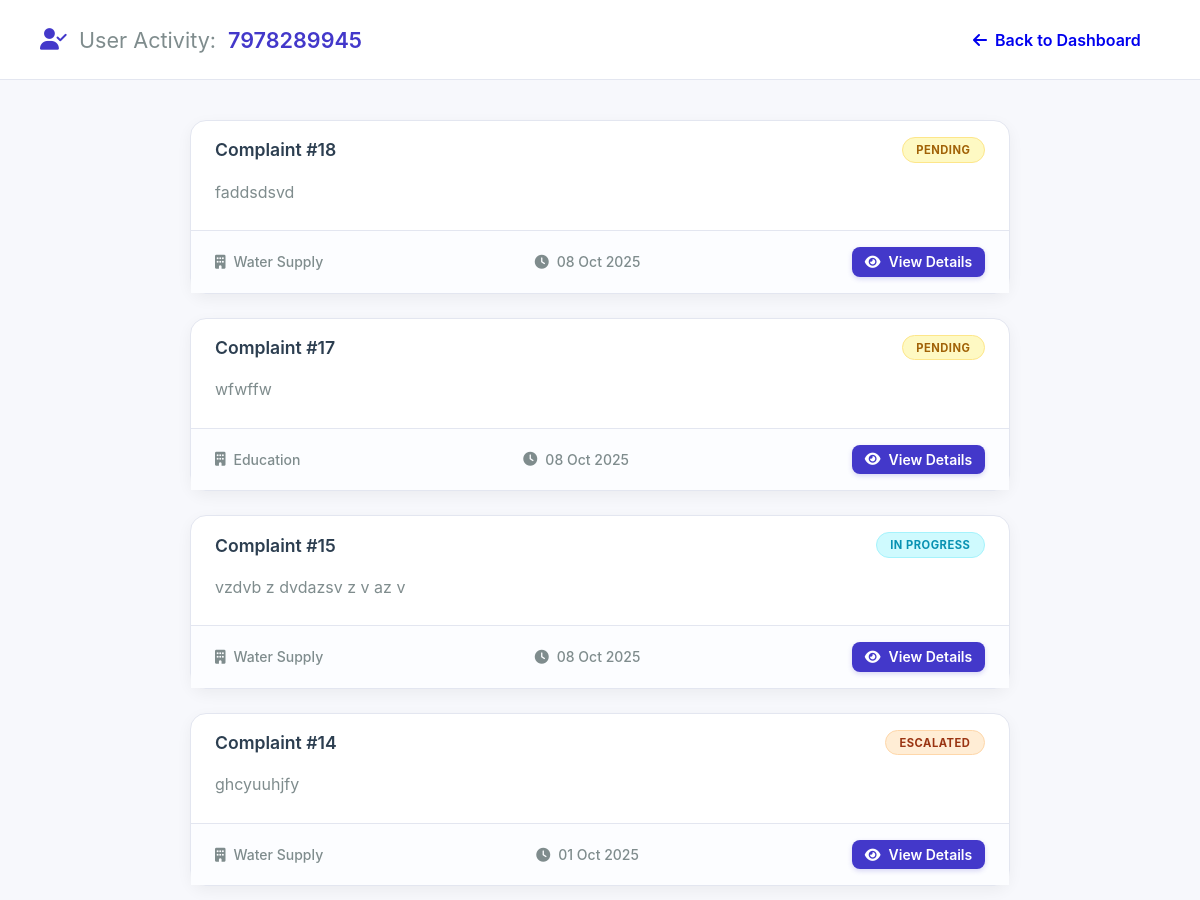
The page /admin/user/7978289945 (signed in, upper part) on the database as committed earlier.
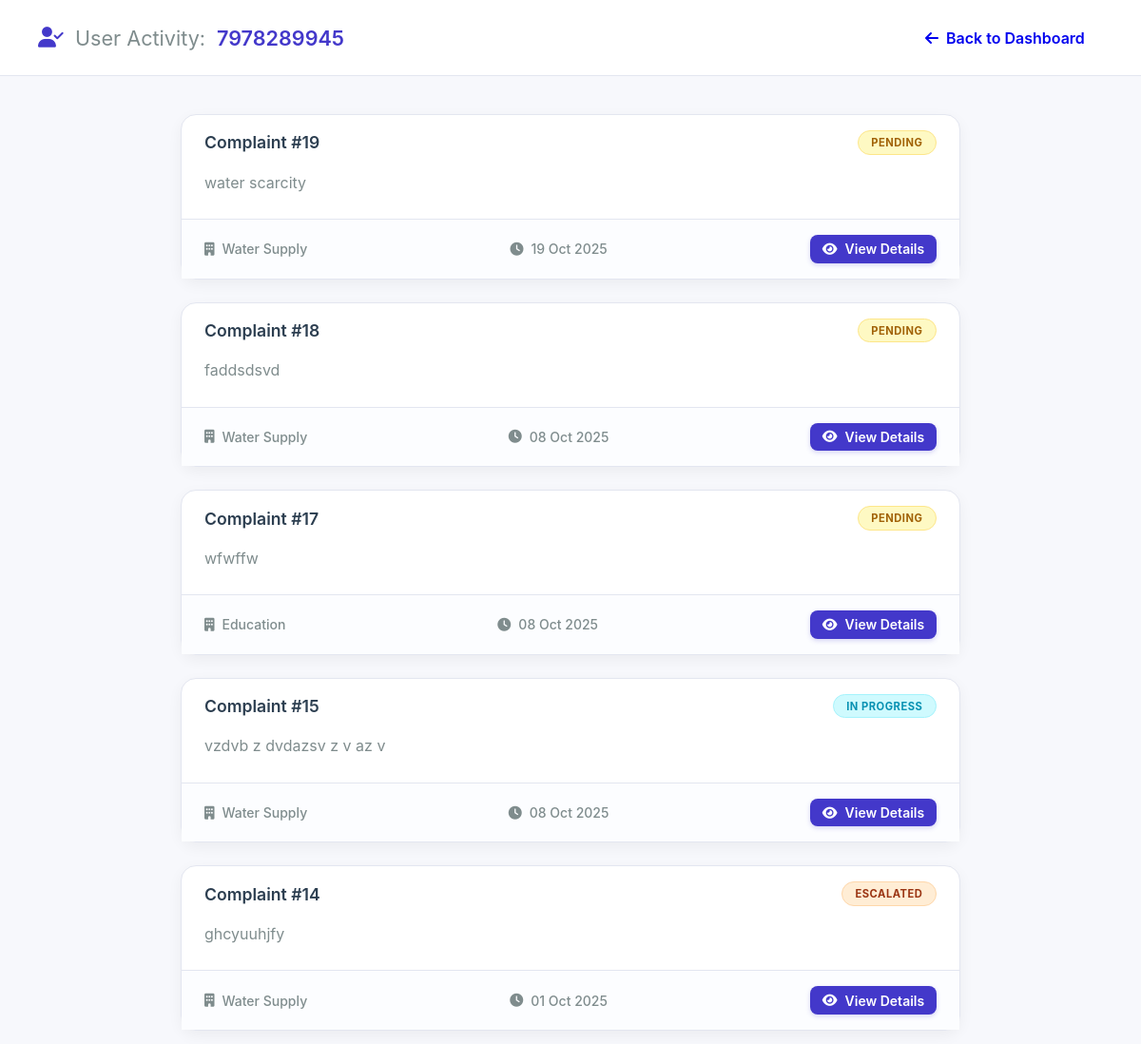
The same page on the database as committed later.
### tables this page shows
CREATE TABLE complaints (
                        id INTEGER PRIMARY KEY AUTOINCREMENT,
                        user_phone TEXT NOT NULL,
                        name TEXT,
                        phone TEXT,
                        district TEXT,
                        block TEXT,
                        gp TEXT,
                        village TEXT,
                        landmark TEXT,
                        pincode TEXT,
                        department TEXT,
                        complaint TEXT,
                        proof TEXT, status TEXT DEFAULT 'Pending', admin_proof TEXT, updated_at TEXT, voice_proof TEXT, latitude REAL, longitude REAL,
                        FOREIGN KEY(user_phone) REFERENCES users(phone)
                    );

### Civicissueproject/tempCodeRunnerFile.py (the view)
@app.route("/admin/user/<user_phone>")
@admin_required
def admin_user_view(user_phone):
    complaints = get_user_complaints(user_phone)
    return render_template("admin_user_view.html", user_phone=user_phone, complaints=complaints)

### Civicissueproject/database.py (called while the page is built)
def get_db_connection():
    conn = sqlite3.connect(DB_NAME, check_same_thread=False)
    conn.row_factory = sqlite3.Row  # This lets you access columns by name (e.g., complaint['status'])
    return conn

def get_user_complaints(user_phone):
    conn = get_db_connection()
    complaints = conn.execute("SELECT * FROM complaints WHERE user_phone = ? ORDER BY id DESC", (user_phone,)).fetchall()
    conn.close()
    return complaints

### Civicissueproject/tempCodeRunnerFile.py (called while the page is built)
@app.template_filter('datetimeformat')
def datetimeformat(value, format="%d %b %Y"):
    if isinstance(value, str):
        try:
            dt = datetime.fromisoformat(value)
            return dt.strftime(format)
        except (ValueError, TypeError):
            return value
    elif isinstance(value, datetime):
        return value.strftime(format)
    return value

def admin_required(fn):
    from functools import wraps
    @wraps(fn)
    def wrapper(*args, **kwargs):
        if session.get("role") != "admin":
            flash("Admin access required", "danger")
            return redirect(url_for("admin_login"))
        return fn(*args, **kwargs)
    return wrapper

### Civicissueproject/templates/admin_user_view.html (shortened to what this page needs)
<!DOCTYPE html>
<html lang="en">
<head>
    <link rel="stylesheet" href="https://cdnjs.cloudflare.com/ajax/libs/font-awesome/6.5.0/css/all.min.css">
    <link rel="stylesheet" href="{{ url_for('static', filename='css/admin_userview.css') }}">
</head>
<body class="admin-page-bg">
    <header class="admin-header">
        <h1>
            <i class="fas fa-user-check"></i>
            <span data-translate="auv_user_activity">User Activity:</span> {{ user_phone }}
        </h1>
        <a class="btn" href="{{ url_for('admin_dashboard') }}">
            <i class="fas fa-arrow-left"></i> <span data-translate="auv_back_to_dash">Back to Dashboard</span>
        </a>
    </header>
    <main class="admin-main">
        <section class="complaints-list">
            {% if complaints %}
                {% for row in complaints %}
                <div class="complaint-card">
                    <div class="card-header">
                        <h3><span data-translate="complaint_id_prefix">Complaint #</span>{{ row.id }}</h3>
                        <span class="pill {{ (row.status or 'Pending')|lower|replace(' ', '-') }}">
                            {{ row.status or 'Pending' }}
                        </span>
                    </div>
                    <div class="card-body">
                        <p>{{ (row.complaint or '')[:150] ~ ('...' if row.complaint and row.complaint|length > 150 else '') }}</p>
                    </div>
                    <div class="card-footer">
                        <span class="footer-item">
                            <i class="fas fa-building"></i>
                            {{ row.department or 'N/A' }}
                        </span>
                        <span class="footer-item">
                            <i class="fas fa-clock"></i>
                            {{ row.updated_at | datetimeformat if row.updated_at else 'No date' }}
                        </span>
                        <a class="btn small primary" href="{{ url_for('admin_complaint_view', cid=row.id) }}">
                            <i class="fas fa-eye"></i> <span data-translate="view_details_button">View Details</span>
                        </a>
                    </div>
                </div>
                {% endfor %}
            {% else %}
                <div class="empty-state">
                    <i class="fas fa-file-circle-xmark"></i>
                    <p data-translate="auv_no_complaints">No complaints have been filed by this user.</p>
                </div>
            {% endif %}
        </section>
    </main>
</body>
</html>

### Civicissueproject/static/css/admin_userview.css (style rules this page uses)
:root { --primary-color: #4338ca; --primary-hover: #3730a3; --bg-color: #f7f8fc; --card-bg: #ffffff; --border-color: #e3e6f0; --text-dark: #2c3e50; --text-light: #7f8c8d; --font-family: -apple-system, BlinkMacSystemFont, "Segoe UI", Roboto, "Helvetica Neue", Arial, sans-serif; --shadow-soft: 0 5px 15px rgba(0,0,0,0.05); --shadow-medium: 0 8px 25px rgba(0,0,0,0.07); }
* { box-sizing: border-box; }
body.admin-page-bg { margin: 0; font-family: var(--font-family); background-color: var(--bg-color); color: var(--text-dark); -webkit-font-smoothing: antialiased; -moz-osx-font-smoothing: grayscale; }
.admin-header { background-color: var(--card-bg); padding: 1.25rem 2.5rem; border-bottom: 1px solid var(--border-color); display: flex; justify-content: space-between; align-items: center; }
.admin-header h1 { margin: 0; font-size: 1.35rem; font-weight: 600; display: flex; align-items: center; gap: 0.75rem; color: var(--primary-color); }
.admin-header h1 span { font-weight: 400; color: var(--text-light); }
.admin-main { padding: 2.5rem; max-width: 900px; margin: 0 auto; }
.complaints-list { display: flex; flex-direction: column; gap: 1.5rem; }
.complaint-card { background-color: var(--card-bg); border: 1px solid var(--border-color); border-radius: 16px; box-shadow: var(--shadow-soft); display: flex; flex-direction: column; transition: transform 0.2s ease, box-shadow 0.2s ease; }
.complaint-card .card-header { display: flex; justify-content: space-between; align-items: center; padding: 1rem 1.5rem; }
.complaint-card h3 { margin: 0; font-size: 1.1rem; font-weight: 600; }
.complaint-card .card-body { padding: 0 1.5rem 1.5rem; color: var(--text-light); line-height: 1.7; border-bottom: 1px solid var(--border-color); }
.complaint-card .card-body p { margin: 0; }
.complaint-card .card-footer { display: flex; justify-content: space-between; align-items: center; padding: 1rem 1.5rem; background-color: #fcfdff; font-size: 0.875rem; }
.complaint-card .footer-item { color: var(--text-light); display: flex; align-items: center; gap: 0.5rem; font-weight: 500; }
.pill { padding: 0.3rem 0.85rem; border-radius: 50px; font-size: 0.7rem; font-weight: 700; text-transform: uppercase; letter-spacing: 0.5px; border: 1px solid transparent; }
.pill.pending { background-color: #fef9c3; color: #a16207; border-color: #fde68a; }
.pill.in-progress { background-color: #cffafe; color: #0891b2; border-color: #a5f3fc; }
.pill.escalated { background-color: #ffedd5; color: #9a3412; border-color: #fed7aa; }
.btn { display: inline-flex; align-items: center; gap: 0.5rem; padding: 0.6rem 1.2rem; border-radius: 8px; text-decoration: none; border: 0; cursor: pointer; font-weight: 600; transition: all 0.2s ease; }
.btn.primary { background-color: var(--primary-color); color: #fff; box-shadow: 0 2px 5px rgba(67, 56, 202, 0.2); }
.btn.small { padding: 0.4rem 0.8rem; font-size: 0.875rem; }

Rows that differ between the two databases and show on the page:
added complaints: id "19", status "PENDING", complaint "water scarcity", department "Water Supply", updated_at "19 Oct 2025"
